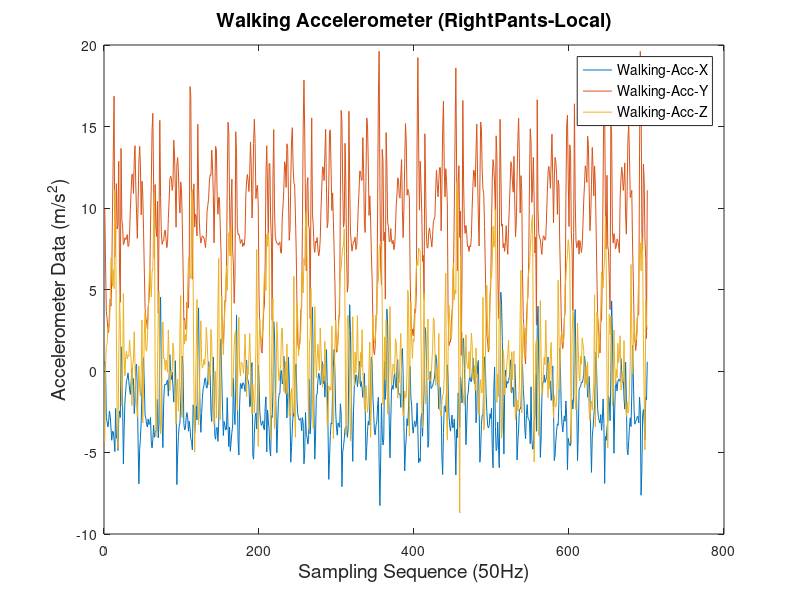
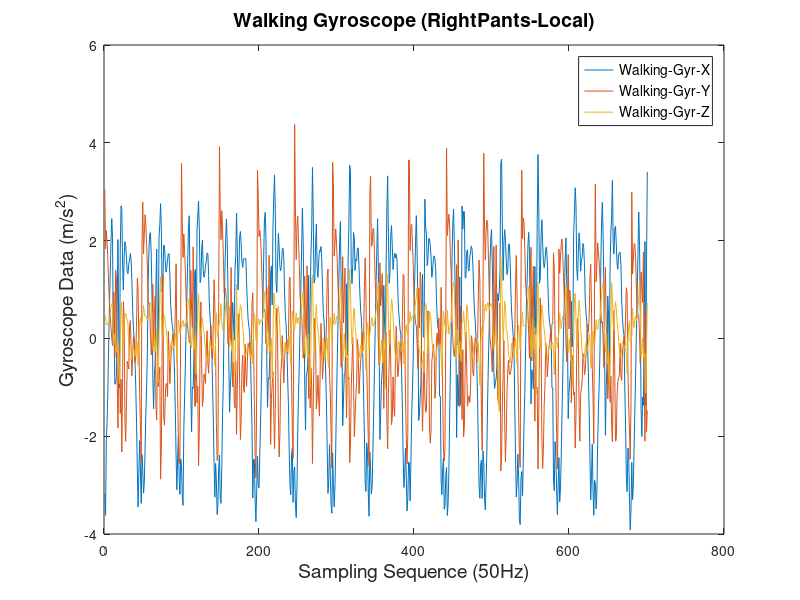
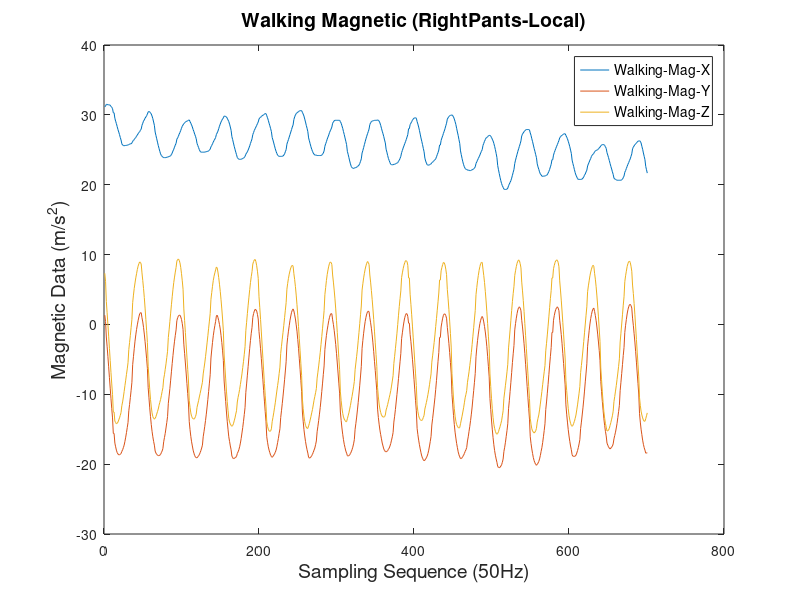

These figures' MATLAB source, in order:
SourceData=importdata('RightPants_3.csv');
startIndex = 82;
endIndex = 782;
selectNum=endIndex-startIndex+1;
sycnData = SourceData.data(startIndex:endIndex,:);
acc = sycnData(:,1:3);
gyr = sycnData(:,10:12);
mag = sycnData(:,13:15);

figure(1);
plot(acc);
legend('Walking-Acc-X','Walking-Acc-Y', 'Walking-Acc-Z','FontSize',10);
xlabel('Sampling Sequence (50Hz)','FontSize',14);
ylabel('Accelerometer Data (m/s^2)','FontSize',14);
title('Walking Accelerometer (RightPants-Local)','FontSize',14);

figure(2);
plot(gyr);
legend('Walking-Gyr-X','Walking-Gyr-Y', 'Walking-Gyr-Z','FontSize',10);
xlabel('Sampling Sequence (50Hz)','FontSize',14);
ylabel('Gyroscope Data (m/s^2)','FontSize',14);
title('Walking Gyroscope (RightPants-Local)','FontSize',14);

figure(3);
plot(mag);
legend('Walking-Mag-X','Walking-Mag-Y', 'Walking-Mag-Z','FontSize',10);
xlabel('Sampling Sequence (50Hz)','FontSize',14);
ylabel('Magnetic Data (m/s^2)','FontSize',14);
title('Walking Magnetic (RightPants-Local)','FontSize',14);
